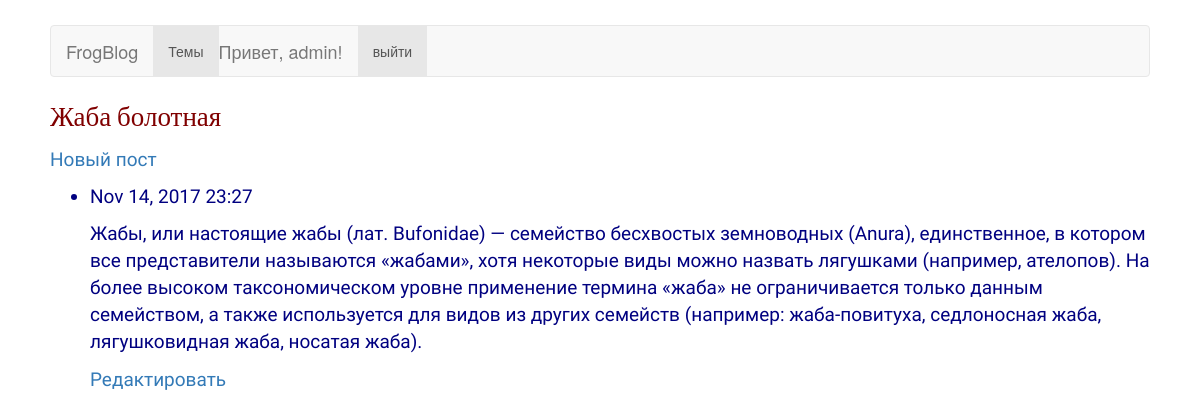
The page /topics/2/ (signed in) on the database its author committed.
### froggy/models.py (models this page shows, shortened)
class Topic(models.Model):
	text = models.CharField(max_length=150)
	date_added = models.DateTimeField(auto_now_add=True)
	owner = models.ForeignKey(User)
	def __str__(self):
		return self.text

class Entry(models.Model):
	topic = models.ForeignKey(Topic)
	text = models.TextField()
	date_added = models.DateTimeField(auto_now_add=True)
	class Meta:
		verbose_name_plural = 'entries'

### froggy/views.py (the view)
# urls.py: url(r'^topics/(?P<topic_id>\d+)/$', views.topic, name='topic'),
@login_required
def topic(request, topic_id):
	topic = Topic.objects.get(id=topic_id)
	if topic.owner != request.user:
		raise Http404
	entries = topic.entry_set.order_by('-date_added')
	context = {'topic':topic, 'entries':entries}
	return render(request, 'froggy/topic.html', context)

### froggy/templates/froggy/topic.html (shortened to what this page needs)
<!DOCTYPE html>
{% extends "froggy/base.html" %}
{% block content %}
{% load staticfiles %}
{% load bootstrap3 %}
<html>
<head>
	{% bootstrap_css %}
</head>
<body id="pad">
	<div id="txt">
	<p style="font-family: Lobster; color: maroon; font-size: 27px;">{{ topic }}</p>
	<p>
		<a href="{% url 'froggy:new_entry' topic.id %}">Новый пост</a>
	</p>
	<ul>
	{% for entry in entries %}
	  <li>
	  	<p>{{ entry.date_added|date:'M d, Y H:i' }}</p>
	  	<p>{{ entry.text|linebreaks }}</p>
	  	<p>
	  	  <a href="{% url 'froggy:edit_entry' entry.id %}">Редактировать</a>
	  	</p>
	  </li>
	{% empty %}
	  <li>
	  	Пока здесь ничего нет...
	  </li>
	{% endfor %}
	</ul>
	</div>
</body>
</html>
{% endblock content %}

### froggy/templates/froggy/base.html (shortened to what this page needs)
<nav class="navbar navbar-default">
  <div class="container-fluid">
	<div class="navbar-header">
	  <a class="navbar-brand" href="{% url 'froggy:home' %}">FrogBlog</a>
	</div>
	<div class="collapse navbar-collapse" id="nav-content">
		<ul class="nav navbar-nav">
	  	  <li class="active"><a href="{% url 'froggy:topics' %}">Темы</a></li>
	  	  {% if user.is_authenticated %}
	  	  <li class="navbar-brand">
	  	  	<p>Привет, {{ user.username }}!</p>
	  	  </li>
	  	  <li class="active">
	  	  	  <a href="{% url 'users:logout' %}">выйти</a>
	  	  </li>
	  	  {% endif %}
	  	</ul>
	</div>
  </div>
</nav>
{% block content %}{% endblock content %}

### froggy/templates/froggy/base.html (style rules this page uses)
#pad { padding-top: 25px; padding-bottom: 25px; padding-right: 50px; padding-left: 50px; background: url('http://bgrounds.ru/_include/img/bgs/yellow-fabric.jpg'); }

### froggy/templates/froggy/topic.html (style rules this page uses)
#txt { font-family: Neucha, cursive; color: navy; font-size: 19px; }

### rows shown on the page
Topic: text "Жаба болотная"
Entry: date_added "Nov 14, 2017 23:27", text "Жабы, или настоящие жабы (лат. Bufonidae) — семейство бесхвостых земноводных (Anura), единственное, в котором все представители называются «жабами», хотя некоторые виды можно назвать лягушками (например, ателопов). На более высоком таксономическом уровне применение термина «жаба» не ограничивается только данным семейством, а также используется для видов из других семейств (например: жаба-повитуха, седлоносная жаба, лягушковидная жаба, носатая жаба)."

### other values the page prints
{{ user.username }} "admin"
